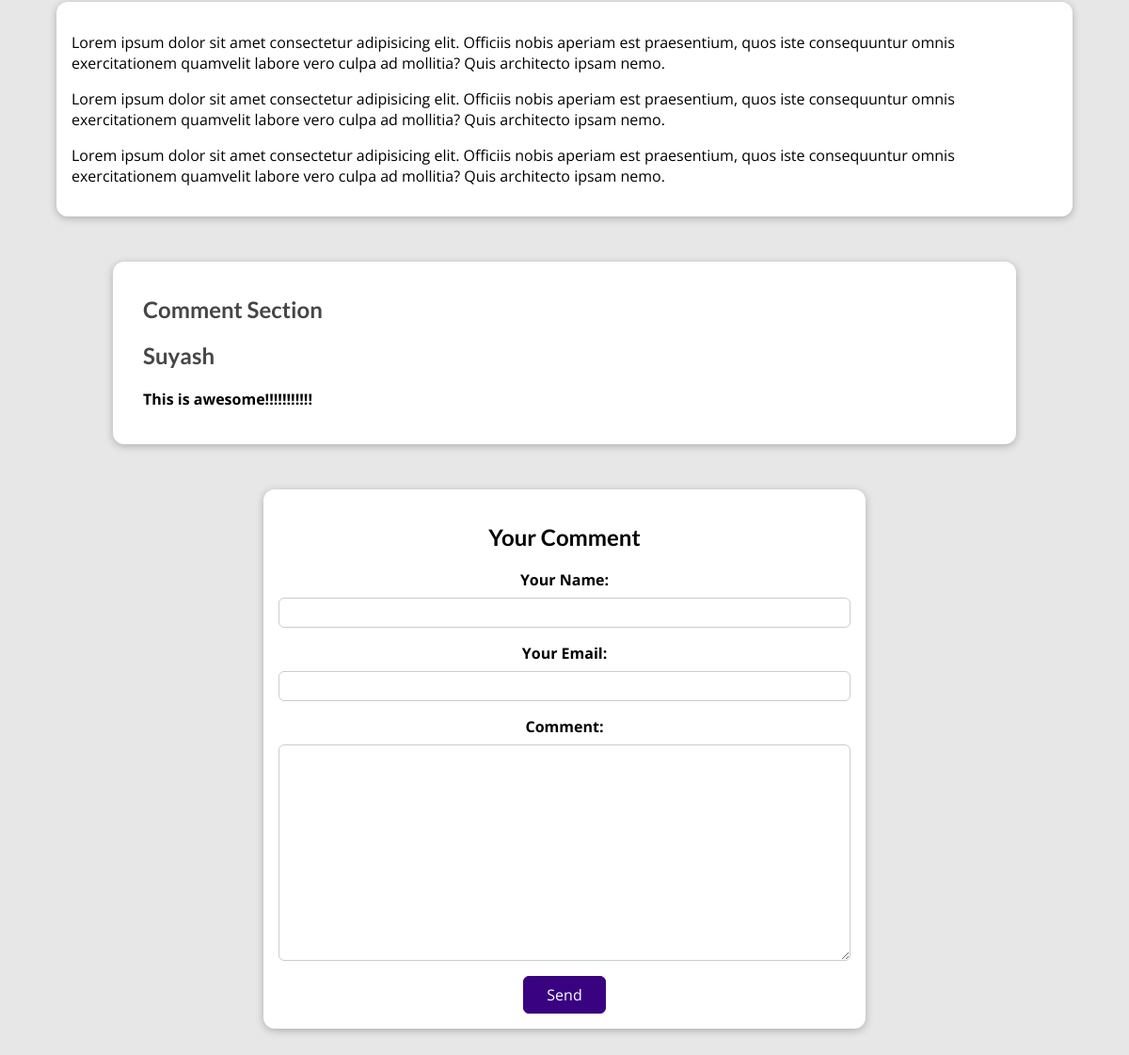
/posts/mountain-hiking (lower part), run on an earlier commit of the app's database.
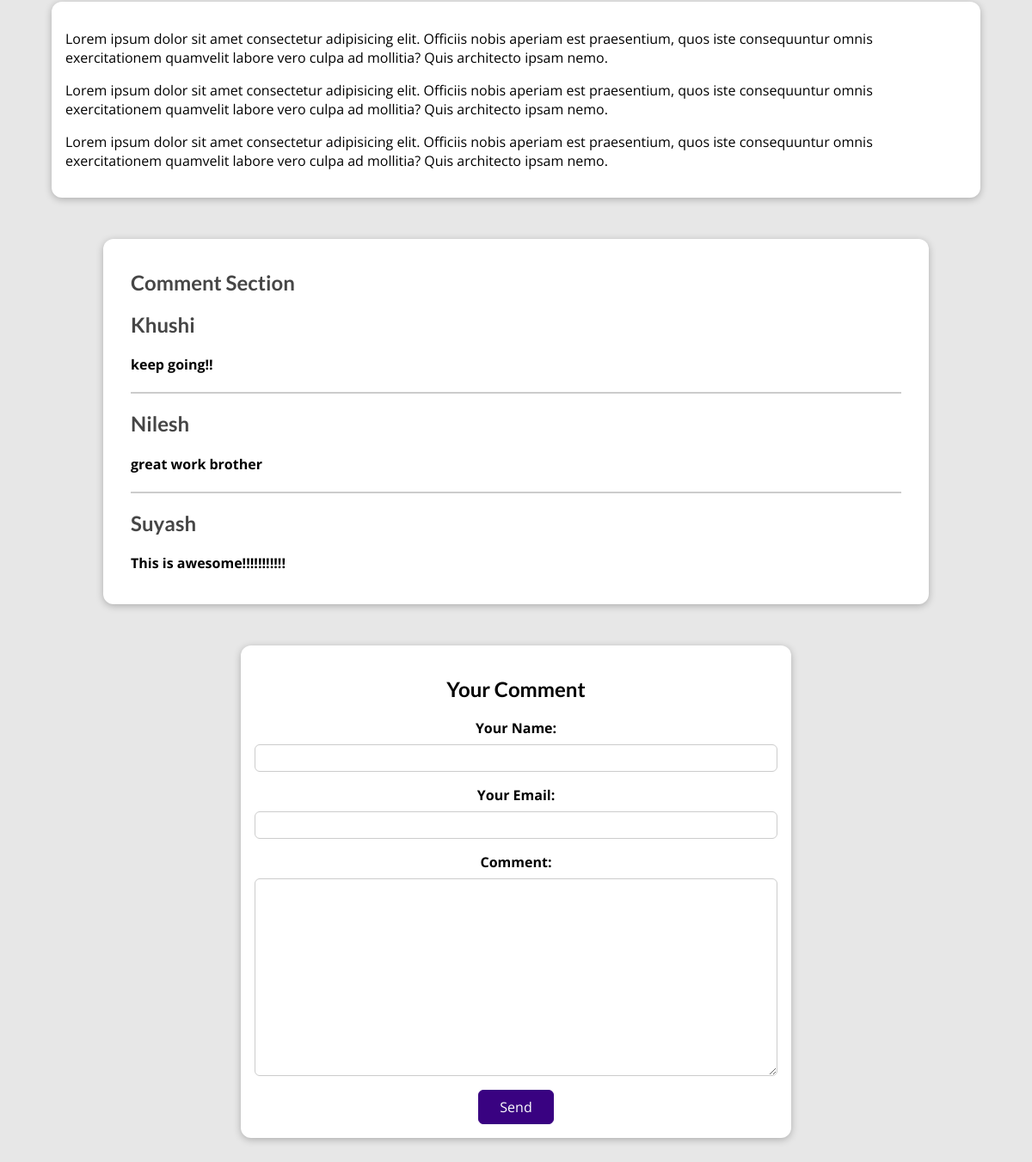
And on a later commit of the database.
### blog/models.py (models this page shows)
class Comments(models.Model):
    user_name = models.CharField(max_length=30)
    user_email = models.EmailField()
    text = models.TextField(max_length=400)
    post = models.ForeignKey(Post, on_delete=models.CASCADE, related_name="comments")

### blog/views.py (the view, shortened to what this page needs)
# urls.py: path("posts/<slug:slug>", views.PostDetails.as_view(), name="post-detail-page"),  # / e.g. /post/my-first-post
class PostDetails(View):
    def is_stored(self, request, post_id):
        stored_post = request.session.get("stored_post")
        if stored_post is not None:
            is_saved_for_later = post_id in stored_post
        else:
            is_saved_for_later = False
        return is_saved_for_later
    def get(self, request, slug):
        show_post = get_object_or_404(Post, slug=slug)
        form = CommentForm()
        comment_on_post = Comments.objects.filter(post_id=show_post.id)
        return render(request, "blog/post-detail.html", {
            "view_post": show_post,
            "tags": show_post.tags.all(),
            "comment_from": form,
            "comments": comment_on_post.order_by("-id"),
            "saved_for_later": self.is_stored(request, show_post.id)
        })

### blog/form.py
class CommentForm(forms.ModelForm):
    class Meta:
        model = Comments
        exclude = ["post"]
        labels = {
            "user_name": "Your Name",
            "user_email": "Your Email",
            "text": "Comment"
        }

### blog/models.py (called while the page is built)
    def __str__(self) -> str:
        return f"{self.first_name} {self.last_name}"

    def __str__(self) -> str:
        return f"{self.caption}"

### blog/templates/blog/post-detail.html (shortened to what this page needs)
{% extends "base.html" %}
{% load static %}
{% block css_files %}
<link rel="stylesheet" href="{% static 'blog/post-detail.css'%}" />
{% endblock %}
{% block content %}
<main>
    <p>
        {{ view_post.content|linebreaks }}
    </p>
</main>
<section id="comments">
    <ul>
        <h2>Comment Section</h2>
        {% for comment in comments %}
        <li>
            <h2>{{ comment.user_name}}</h2>
            <h4>{{ comment.text }}</h4>
        </li>
        {% endfor %}
    </ul>
</section>
<section style="text-align: center;"  id="comment-form">
    <h2>Your Comment</h2>
    <form action="{% url 'post-detail-page' view_post.slug %}", method="POST">
        {% for form_field in comment_from %}
        <div class="form-control {% if form_field.errors %} invalid {% endif%}">
            {{ form_field.label_tag }}
            {{ form_field }}
        </div>
        {% endfor %}
        <button>Send</button>
    </form>
</section>
{% endblock %}

What changed in the data, as far as the page shows it:
added Comments: user_name "Khushi", text "keep going!!"
added Comments: user_name "Nilesh", text "great work brother"
